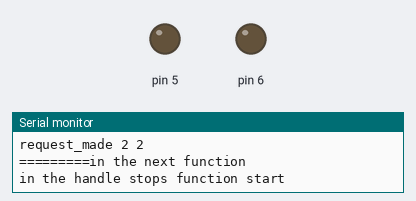
Simulated run of this sketch. Board: Arduino Uno, built with avr-gcc and run on an emulated ATmega328P. On the bench: output pins drawn as LEDs (lit = HIGH), the last lines printed to the serial monitor.

Above: at 0.1 s.
At 41.4 s:
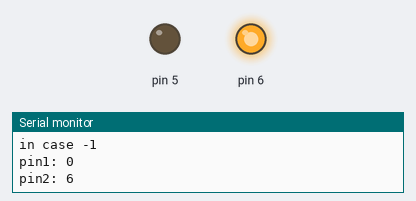
Timing chart, 0 to 44.8 s (numbered marks = the images above):
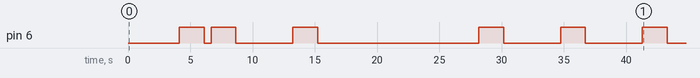

The sketch:

pleasefix.ino
```cpp
#define DOWN -1
#define NONE 0
#define UP 1
#define STOP 2

// req has a type, a source and a variable to see if the source has been passed
typedef union req {
    struct {
        int type, source, stop_passed;
    };
    int data[3];
}req;

// function to turn a direction into a char for printing
char dir_to_char(int dir) {
    char arr[] = "v-^x";
    return arr[dir+1];
}

class ControlledMotor {
  public:
  int pin1, pin2;
  ControlledMotor(int pin1, int pin2) {
    this->pin1 = pin1;
    this->pin2 = pin2;
    pinMode(pin1, OUTPUT);
    pinMode(pin2, OUTPUT);
  }

  ControlledMotor() {}

  void spin(int dir) {
    switch(dir) {
      case 0:
        Serial.println("in case 0");
        Serial.println("pin1: " + (String)this->pin1);
        Serial.println("pin2: " + (String)this->pin2);
        digitalWrite(this->pin1, 0);
        digitalWrite(this->pin2, 0);
        break;
      case 1:
        Serial.println("in case 1");
        Serial.println("pin1: " + (String)this->pin1);
        Serial.println("pin2: " + (String)this->pin2);
        digitalWrite(this->pin1, 1);
        digitalWrite(this->pin2, 0);
        break;
      case -1:
        Serial.println("in case -1");
        Serial.println("pin1: " + (String)this->pin1);
        Serial.println("pin2: " + (String)this->pin2);
        digitalWrite(this->pin1, 0);
        digitalWrite(this->pin2, 1);
        break;
    }
  }
};

class Elevator {
    public:

    int direction;
    int floor;
    int endtime;
    int prev_req_source;
    req requests[4];
    ControlledMotor m;

    // constructor sets all data in 'requests' zeroes
    Elevator(int motor_pin_1, int motor_pin_2) {
        for(int i = 0; i < 4; i++) {
            for(int j = 0; j < 4; j++) {
                requests[i].data[j] = 0;
            }
        }
        m = ControlledMotor(motor_pin_1, motor_pin_2);
    }

    // function to go to the next floor
    void next() {
        Serial.println("=========in the next function");
        // do things if there's a pending request
        if(pending_requests()) {

            // handle passing floors
            handle_pass();

            // handle stops
            handle_stops();

            // change the direction if the elevator is on the first or last floor
            if(floor == 1) direction = UP;
            else if(floor == 4) direction = DOWN;

            Serial.println("lift going " + (String)dir_to_char(direction) + ", to floor " + (String)floor);

            // go up/down (depends on direction)
            floor += direction;
            m.spin(direction);
            delay(2000);
            m.spin(0);
            delay(500);

        // else do nothing
        } else {
            Serial.println("No more pending requests, the lift is at floor " + (String)floor);
        }
    }

    // functon to handle stopping
    void handle_stops() {
        Serial.println("in the handle stops function start");

        // check if there's a (passed) stop request or request to
        // go in the current direction of the elevator
        if((requests[floor].type == direction || (requests[4].type && floor == 4) || (requests[1].type && floor == 1)) || (requests[floor].type == STOP && requests[floor].stop_passed)) {
            Serial.println("=========in the handle stops function end if");
            // handle the request
            requests[floor].type = NONE;
            Serial.println("Stopping at floor " + (String)floor);
            delay(4000);
        }
    }

    // function to handle passing a floor
    void handle_pass() {

        // check if there is a request with the current elevator floor as source
        for(int i = 0; i < 4; i++) {
            if(requests[i].source == floor && requests[i].type == STOP) {

                // set the request to 'passed'
                requests[i].stop_passed = 1;
            }
        }
    }

    // function to make a request
    void make_request(int floor, int dir) {
        Serial.println("request_made " + (String)floor + " " + (String)dir);

        // check if there is no stop request (stop requests can't be overridden)
        if(requests[floor].type != STOP) {
            requests[floor].type = dir;
        }

        // if the request is a stop request, set the source as the floor from
        // the previous request
        if(dir == STOP) {
            requests[floor].source = prev_req_source;
        }
        requests[floor].stop_passed = 0;
        prev_req_source = floor;
    }

    // check if there are any pending requests
    int pending_requests() {

        // iterate through all requests
        for(int i = 0; i < 4; i++) {

            // check if the request is not 0 (NONE)
            if(requests[i].type) {
                return 1;
            }
        }
        return 0;
    }

    // update the direction, this should always be called after manually
    // setting the floor
    void set_direction() {
        if(floor == 4) {
            direction = DOWN;
        } else {
            direction = UP;
        }
    }
};

void setup() {
  Elevator e(5, 6);

  Serial.begin(9600);

  e.floor = 4;
  e.make_request(4, DOWN);
  e.make_request(2, STOP);

  for(int i = 0; i < 10; i++) {
    e.next();
  }

  e.make_request(3, DOWN);
  e.make_request(2, STOP);

  e.make_request(2, DOWN);
  e.make_request(1, STOP);

  for(int i = 0; i < 10; i++) {
    e.next();
  }

  //e.make_request(2, DOWN);
  //e.make_request(1, STOP);

  for(int i = 0; i < 10; i++) {
    e.next();
  }
}

void loop() {
  // put your main code here, to run repeatedly:

}
```
